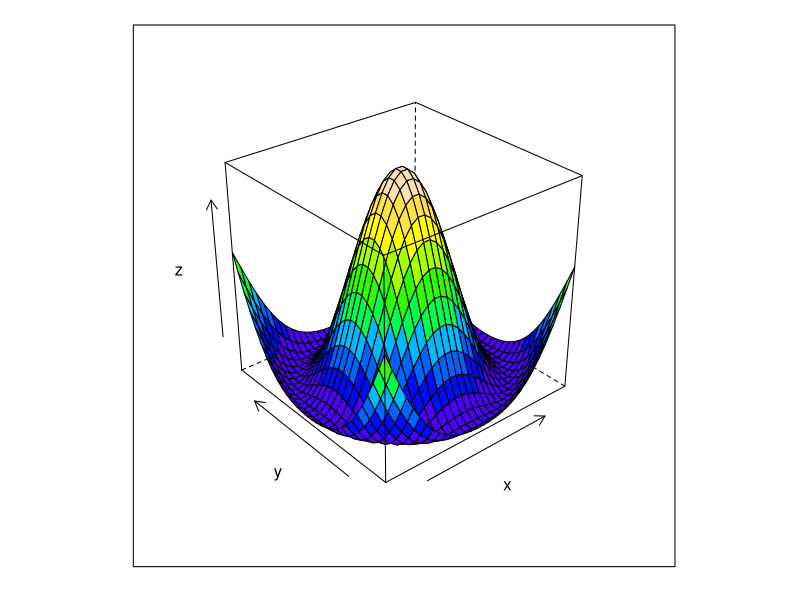

Recreate this plot in R.
library(lattice)
 
x <- seq(-1.1*pi, 1.1 * pi, length.out = 30)
y <- seq(-1.1*pi, 1.1 * pi, length.out = 30)
r <- as.vector(sqrt(outer(x^2, y^2, "+")))
grid <- expand.grid(x=x, y=y)
grid$z <- cos(r)
 
wireframe(z ~ x * y, grid, col.regions = topo.colors(20),
          at = c(-Inf, seq(-0.8, 0.8, by = 0.2), Inf))
